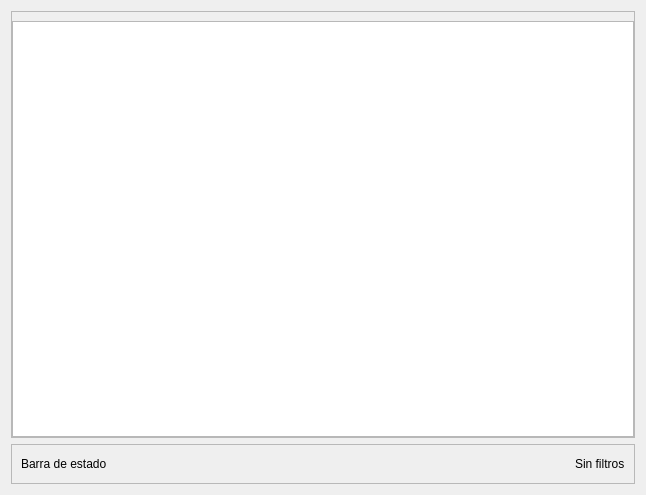
<?xml version="1.0" encoding="UTF-8"?>
<ui version="4.0">
 <class>Frame</class>
 <widget class="QFrame" name="Frame">
  <property name="geometry">
   <rect>
    <x>0</x>
    <y>0</y>
    <width>646</width>
    <height>495</height>
   </rect>
  </property>
  <property name="windowTitle">
   <string>Frame</string>
  </property>
  <layout class="QVBoxLayout" name="verticalLayout">
   <item>
    <widget class="QFrame" name="main_content_frame">
     <property name="frameShape">
      <enum>QFrame::StyledPanel</enum>
     </property>
     <property name="frameShadow">
      <enum>QFrame::Raised</enum>
     </property>
     <layout class="QVBoxLayout" name="main_content_vertical_layout">
      <property name="leftMargin">
       <number>0</number>
      </property>
      <property name="topMargin">
       <number>3</number>
      </property>
      <property name="rightMargin">
       <number>0</number>
      </property>
      <property name="bottomMargin">
       <number>0</number>
      </property>
      <item>
       <widget class="QFrame" name="tool_bar_frame">
        <property name="frameShape">
         <enum>QFrame::StyledPanel</enum>
        </property>
        <property name="frameShadow">
         <enum>QFrame::Raised</enum>
        </property>
        <property name="lineWidth">
         <number>1</number>
        </property>
       </widget>
      </item>
      <item>
       <widget class="QTableWidget" name="expense_table"/>
      </item>
     </layout>
    </widget>
   </item>
   <item>
    <widget class="QFrame" name="frame">
     <property name="frameShape">
      <enum>QFrame::StyledPanel</enum>
     </property>
     <property name="frameShadow">
      <enum>QFrame::Raised</enum>
     </property>
     <layout class="QHBoxLayout" name="horizontalLayout">
      <item>
       <widget class="QLabel" name="state_bar_label">
        <property name="sizePolicy">
         <sizepolicy hsizetype="Maximum" vsizetype="Maximum">
          <horstretch>0</horstretch>
          <verstretch>0</verstretch>
         </sizepolicy>
        </property>
        <property name="text">
         <string>Barra de estado</string>
        </property>
       </widget>
      </item>
      <item>
       <spacer name="horizontalSpacer">
        <property name="orientation">
         <enum>Qt::Horizontal</enum>
        </property>
        <property name="sizeHint" stdset="0">
         <size>
          <width>40</width>
          <height>20</height>
         </size>
        </property>
       </spacer>
      </item>
      <item>
       <widget class="QLabel" name="filter_state_label">
        <property name="text">
         <string>Sin filtros</string>
        </property>
       </widget>
      </item>
     </layout>
    </widget>
   </item>
  </layout>
 </widget>
 <resources/>
 <connections/>
</ui>
